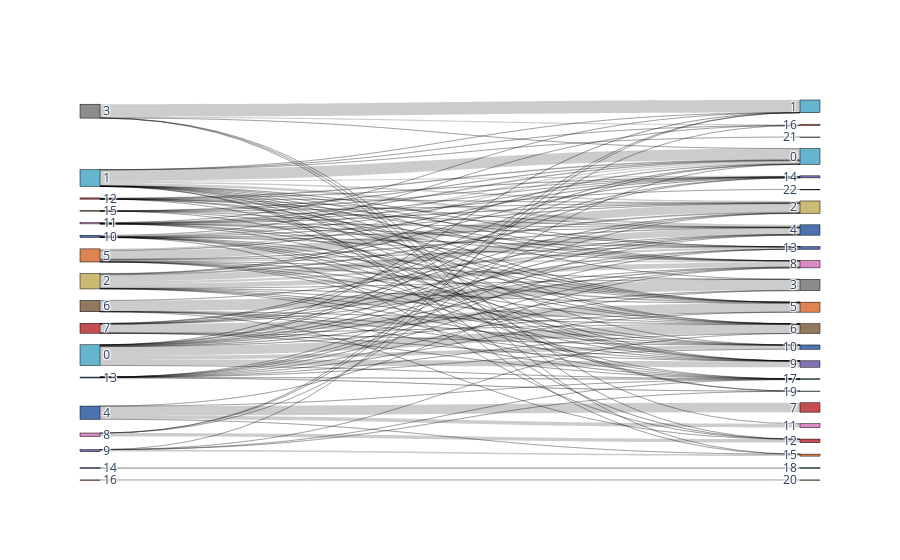
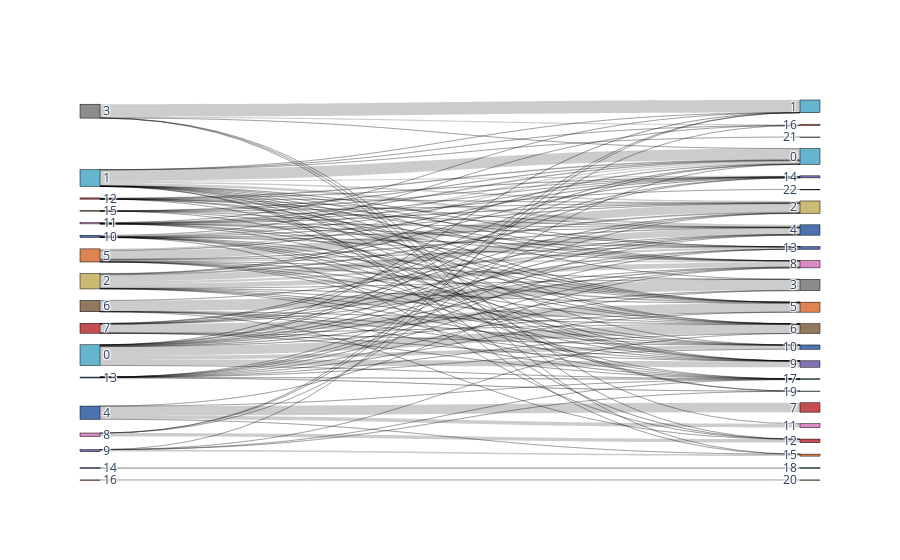

Notebook cell for these charts, in order:
### Code cell
bc.tl.report(adata_pred=adata_std, celltype='leiden_new', method='hvg_selection_before_regress_out', analysis_name='standard_workflow_besca2_0',
                        test_dataset='adata_std', name_prediction='leiden', name_report='compare_leiden', use_raw=False,
                        remove_nonshared=False, clustering='leiden', asymmetric_matrix=True, delimiter='\t', verbose=True)

### Figure 1 — Plotly figure (JSON) as saved in the notebook; plotly's stock layout.template omitted (floating-point values rounded to 4 significant figures; data arrays with more than 128 entries replaced by an {"elided": "..."} marker saying what was removed)
{"data": [{"link": {"source": {"elided": "144 int values"}, "target": {"elided": "144 int values"}, "value": {"elided": "144 int values"}}, "node": {"color": ["#64b5cd", "#64b5cd", "#ccb974", "#8c8c8c", "#4c72b0", "#dd8452", "#937860", "#c44e52", "#da8bc3", "#8172b3", "#4c72b0", "#da8bc3", "#c44e52", "#4c72b0", "#8172b3", "#dd8452", "#dd8452", "#64b5cd", "#64b5cd", "#ccb974", "#8c8c8c", "#4c72b0", "#dd8452", "#937860", "#c44e52", "#da8bc3", "#8172b3", "#4c72b0", "#da8bc3", "#c44e52", "#4c72b0", "#8172b3", "#dd8452", "#dd8452", "#55a868", "#55a868", "#55a868", "#ccb974", "#937860", "#8c8c8c"], "label": ["0", "1", "2", "3", "4", "5", "6", "7", "8", "9", "10", "11", "12", "13", "14", "15", "16", "0", "1", "2", "3", "4", "5", "6", "7", "8", "9", "10", "11", "12", "13", "14", "15", "16", "17", "18", "19", "20", "21", "22"], "line": {"color": "black", "width": 0.5}, "pad": 15, "thickness": 20}, "type": "sankey"}], "layout": {}}

### Figure 2 — Plotly figure (JSON) as saved in the notebook; plotly's stock layout.template omitted (floating-point values rounded to 4 significant figures; data arrays with more than 128 entries replaced by an {"elided": "..."} marker saying what was removed)
{"data": [{"link": {"source": {"elided": "144 int values"}, "target": {"elided": "144 int values"}, "value": {"elided": "144 int values"}}, "node": {"color": ["#64b5cd", "#64b5cd", "#ccb974", "#8c8c8c", "#4c72b0", "#dd8452", "#937860", "#c44e52", "#da8bc3", "#8172b3", "#4c72b0", "#da8bc3", "#c44e52", "#4c72b0", "#8172b3", "#dd8452", "#dd8452", "#64b5cd", "#64b5cd", "#ccb974", "#8c8c8c", "#4c72b0", "#dd8452", "#937860", "#c44e52", "#da8bc3", "#8172b3", "#4c72b0", "#da8bc3", "#c44e52", "#4c72b0", "#8172b3", "#dd8452", "#dd8452", "#55a868", "#55a868", "#55a868", "#ccb974", "#937860", "#8c8c8c"], "label": ["0", "1", "2", "3", "4", "5", "6", "7", "8", "9", "10", "11", "12", "13", "14", "15", "16", "0", "1", "2", "3", "4", "5", "6", "7", "8", "9", "10", "11", "12", "13", "14", "15", "16", "17", "18", "19", "20", "21", "22"], "line": {"color": "black", "width": 0.5}, "pad": 15, "thickness": 20}, "type": "sankey"}], "layout": {}}
